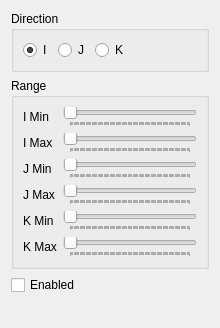
<?xml version="1.0" encoding="UTF-8"?>
<ui version="4.0">
 <class>Post3dWindowFaceSettingEditWidget</class>
 <widget class="QWidget" name="Post3dWindowFaceSettingEditWidget">
  <property name="geometry">
   <rect>
    <x>0</x>
    <y>0</y>
    <width>220</width>
    <height>328</height>
   </rect>
  </property>
  <property name="minimumSize">
   <size>
    <width>220</width>
    <height>0</height>
   </size>
  </property>
  <property name="windowTitle">
   <string>Form</string>
  </property>
  <layout class="QVBoxLayout" name="verticalLayout">
   <item>
    <widget class="QGroupBox" name="directionGroupBox">
     <property name="title">
      <string>Direction</string>
     </property>
     <layout class="QHBoxLayout" name="horizontalLayout">
      <item>
       <widget class="QRadioButton" name="iRadioButton">
        <property name="text">
         <string>I</string>
        </property>
        <property name="checked">
         <bool>true</bool>
        </property>
       </widget>
      </item>
      <item>
       <widget class="QRadioButton" name="jRadioButton">
        <property name="text">
         <string>J</string>
        </property>
       </widget>
      </item>
      <item>
       <widget class="QRadioButton" name="kRadioButton">
        <property name="text">
         <string>K</string>
        </property>
       </widget>
      </item>
      <item>
       <spacer name="horizontalSpacer">
        <property name="orientation">
         <enum>Qt::Horizontal</enum>
        </property>
        <property name="sizeHint" stdset="0">
         <size>
          <width>202</width>
          <height>20</height>
         </size>
        </property>
       </spacer>
      </item>
     </layout>
    </widget>
   </item>
   <item>
    <widget class="QGroupBox" name="rangeGroupBox">
     <property name="title">
      <string>Range</string>
     </property>
     <layout class="QGridLayout" name="gridLayout">
      <item row="0" column="0">
       <widget class="QLabel" name="iMinLabel">
        <property name="text">
         <string>I Min</string>
        </property>
       </widget>
      </item>
      <item row="0" column="1">
       <widget class="SliderWithValue" name="iMinSlider">
        <property name="sliderPosition">
         <number>0</number>
        </property>
        <property name="orientation">
         <enum>Qt::Horizontal</enum>
        </property>
        <property name="invertedAppearance">
         <bool>false</bool>
        </property>
        <property name="tickPosition">
         <enum>QSlider::TicksBelow</enum>
        </property>
        <property name="tickInterval">
         <number>1</number>
        </property>
       </widget>
      </item>
      <item row="1" column="0">
       <widget class="QLabel" name="iMaxLabel">
        <property name="text">
         <string>I Max</string>
        </property>
       </widget>
      </item>
      <item row="1" column="1">
       <widget class="SliderWithValue" name="iMaxSlider">
        <property name="orientation">
         <enum>Qt::Horizontal</enum>
        </property>
        <property name="tickPosition">
         <enum>QSlider::TicksBelow</enum>
        </property>
        <property name="tickInterval">
         <number>1</number>
        </property>
       </widget>
      </item>
      <item row="2" column="0">
       <widget class="QLabel" name="jMinLabel">
        <property name="text">
         <string>J Min</string>
        </property>
       </widget>
      </item>
      <item row="2" column="1">
       <widget class="SliderWithValue" name="jMinSlider">
        <property name="orientation">
         <enum>Qt::Horizontal</enum>
        </property>
        <property name="tickPosition">
         <enum>QSlider::TicksBelow</enum>
        </property>
        <property name="tickInterval">
         <number>1</number>
        </property>
       </widget>
      </item>
      <item row="3" column="0">
       <widget class="QLabel" name="jMaxLabel">
        <property name="text">
         <string>J Max</string>
        </property>
       </widget>
      </item>
      <item row="3" column="1">
       <widget class="SliderWithValue" name="jMaxSlider">
        <property name="orientation">
         <enum>Qt::Horizontal</enum>
        </property>
        <property name="tickPosition">
         <enum>QSlider::TicksBelow</enum>
        </property>
        <property name="tickInterval">
         <number>1</number>
        </property>
       </widget>
      </item>
      <item row="4" column="0">
       <widget class="QLabel" name="kMinLabel">
        <property name="text">
         <string>K Min</string>
        </property>
       </widget>
      </item>
      <item row="4" column="1">
       <widget class="SliderWithValue" name="kMinSlider">
        <property name="orientation">
         <enum>Qt::Horizontal</enum>
        </property>
        <property name="tickPosition">
         <enum>QSlider::TicksBelow</enum>
        </property>
        <property name="tickInterval">
         <number>1</number>
        </property>
       </widget>
      </item>
      <item row="5" column="0">
       <widget class="QLabel" name="kMaxLabel">
        <property name="text">
         <string>K Max</string>
        </property>
       </widget>
      </item>
      <item row="5" column="1">
       <widget class="SliderWithValue" name="kMaxSlider">
        <property name="orientation">
         <enum>Qt::Horizontal</enum>
        </property>
        <property name="tickPosition">
         <enum>QSlider::TicksBelow</enum>
        </property>
        <property name="tickInterval">
         <number>1</number>
        </property>
       </widget>
      </item>
     </layout>
    </widget>
   </item>
   <item>
    <widget class="QCheckBox" name="enabledCheckBox">
     <property name="text">
      <string>Enabled</string>
     </property>
    </widget>
   </item>
   <item>
    <spacer name="verticalSpacer">
     <property name="orientation">
      <enum>Qt::Vertical</enum>
     </property>
     <property name="sizeHint" stdset="0">
      <size>
       <width>20</width>
       <height>10</height>
      </size>
     </property>
    </spacer>
   </item>
  </layout>
 </widget>
 <customwidgets>
  <customwidget>
   <class>SliderWithValue</class>
   <extends>QSlider</extends>
   <header>guibase/widget/sliderwithvalue.h</header>
  </customwidget>
 </customwidgets>
 <resources/>
 <connections/>
</ui>
